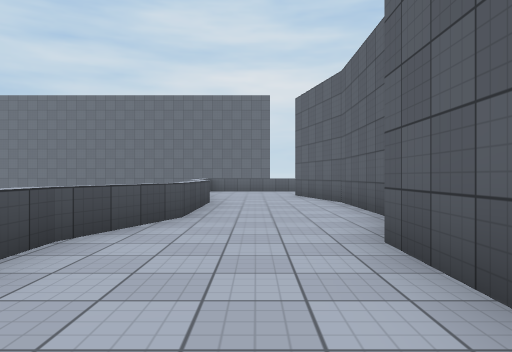
View 1 (above)

24 first-person views from a walk through a 3-D level made in the Unity game engine. The camera is 1.2 m above the floor, looks level and sees 70° across. The floor is counted in squares, 2 m on a side. Each view is taken from the middle of a square. On the plan, view 1 faces up. The plan holds only what a view shows up to about 10 squares ahead; the rest is blank. The place goes on beyond the plan. The player character is not drawn. Door leaves are left out, so doorways stand open. Surface patterns are stand-ins for the level's own textures.

View 2
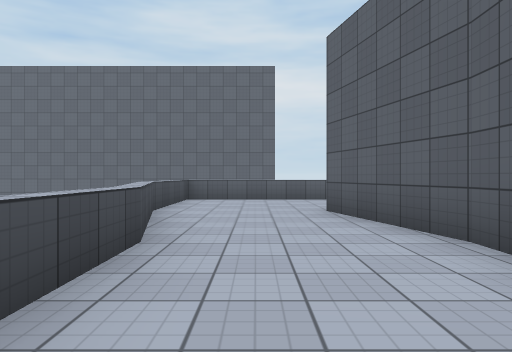

View 3
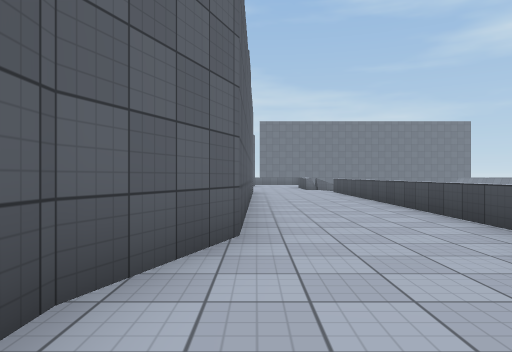

View 4
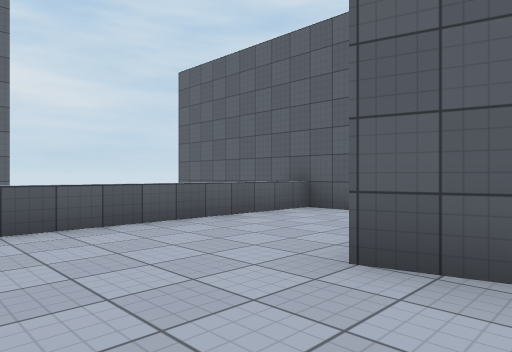

View 5
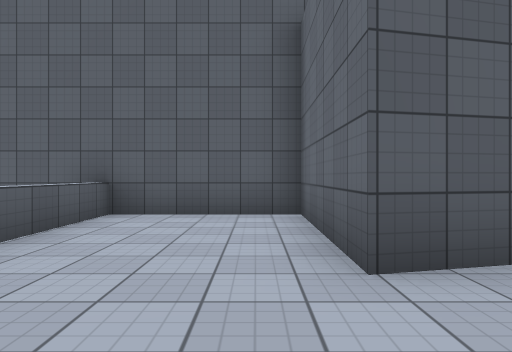

View 6
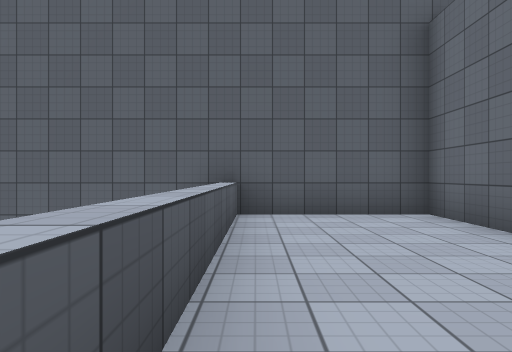

View 7
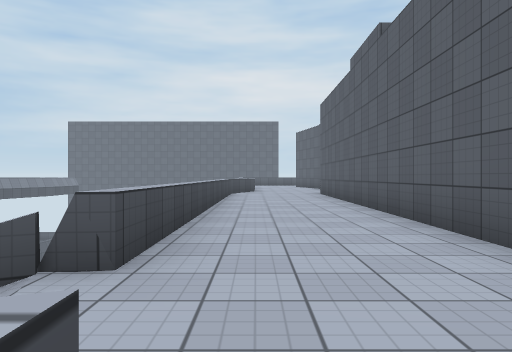

View 8
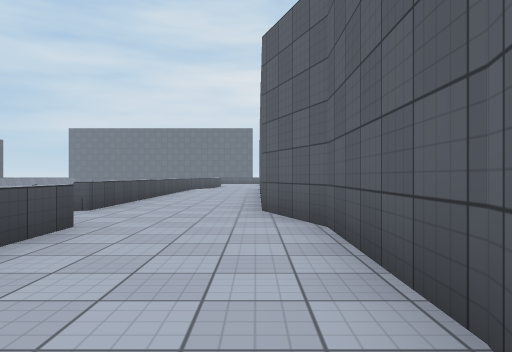

View 9
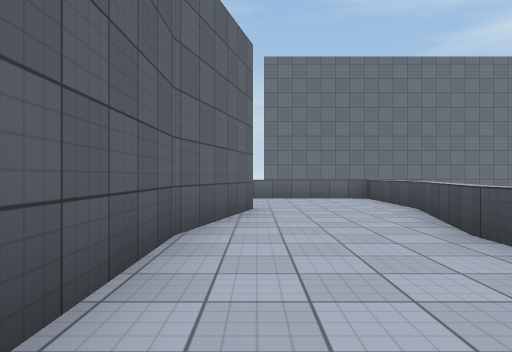

View 10
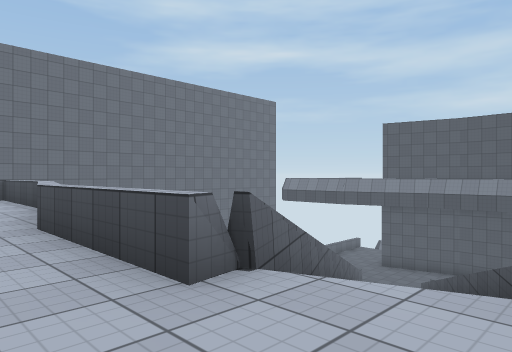

View 11
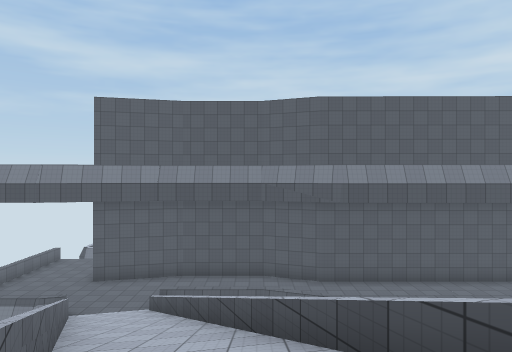

View 12
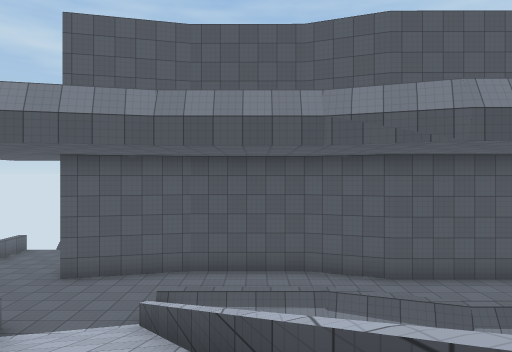

View 13
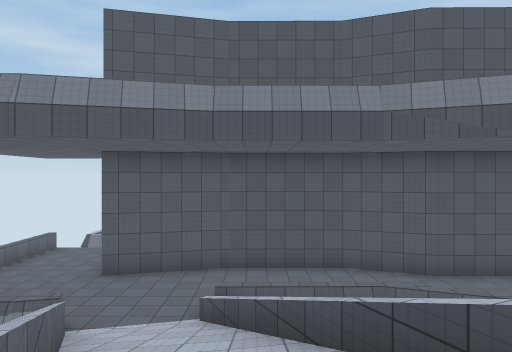

View 14
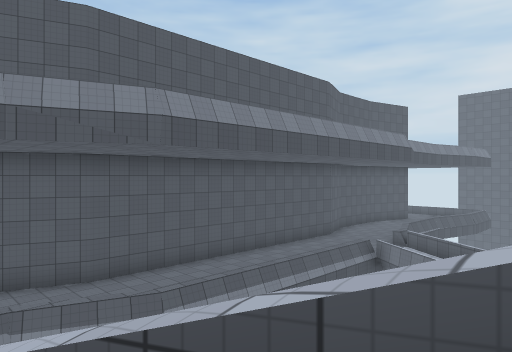

View 15
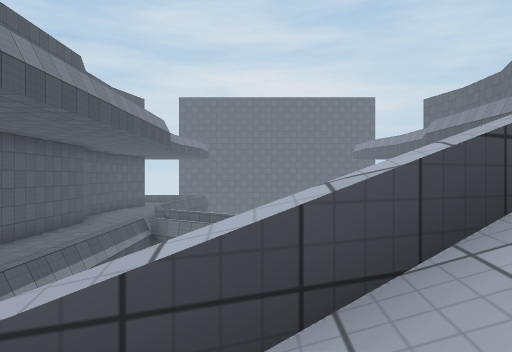

View 16
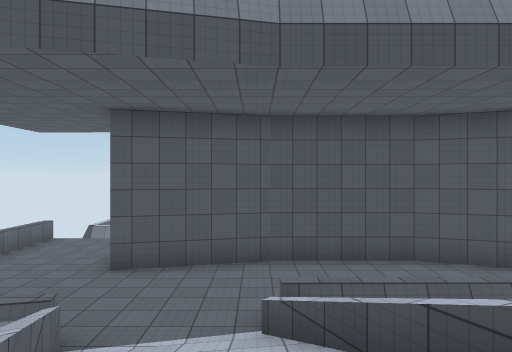

View 17
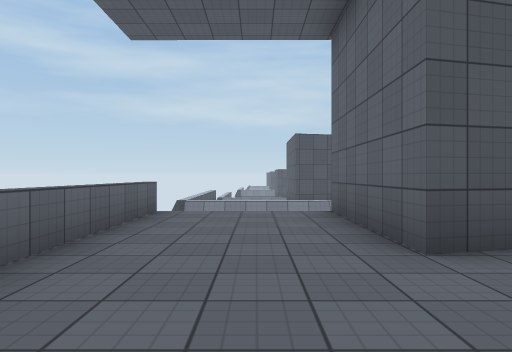

View 18
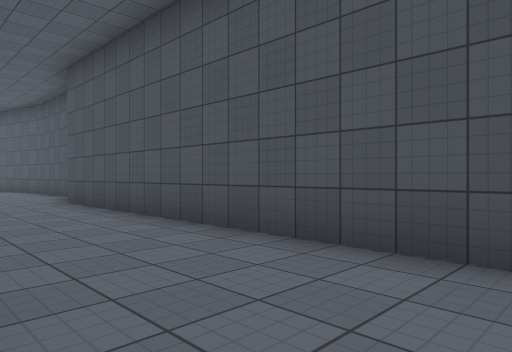

View 19
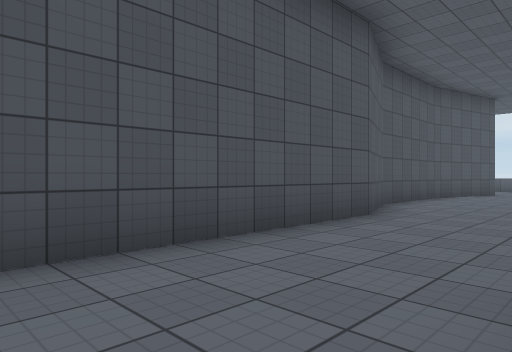

View 20
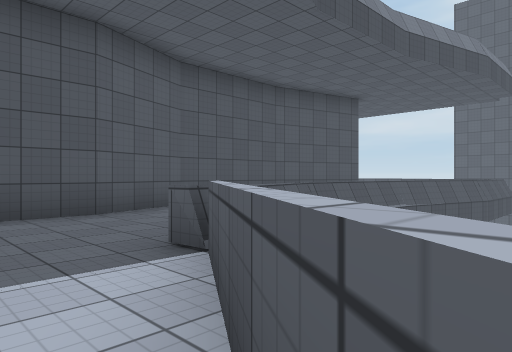

View 21
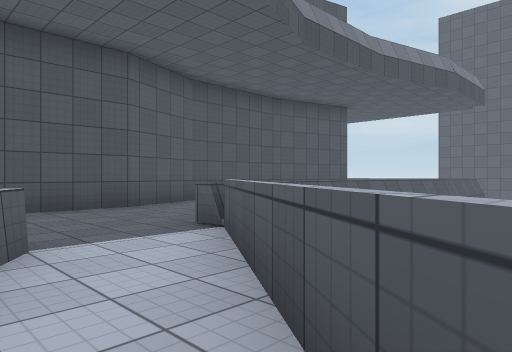

View 22
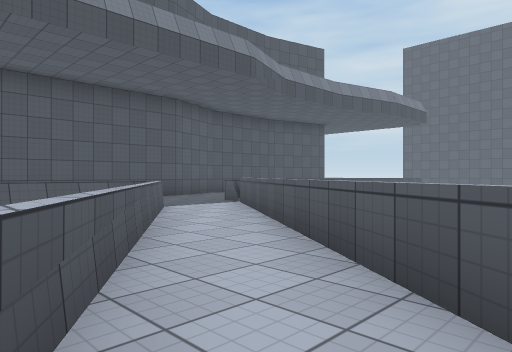

View 23
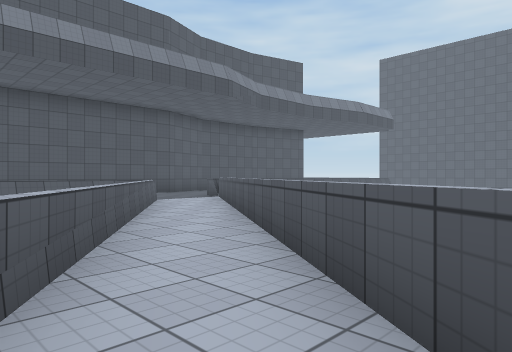

View 24
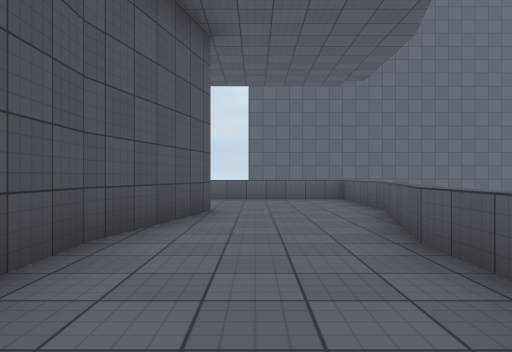

### Floor plan
Key: @ floor where view 1 was taken; # wall or solid block; x gap in a wall; . main floor; : floor 7 m higher than the main floor; / step, stairs or slope; = window, fence, low wall or low ledge; ^ raised ledge; v drop or lower ground.
Columns run from 19 left of view 1 to 5 right of it. Each row starts with its distance up from view 1.
 17                         #
 16                         #
 15    =              ======#
 14    ....          ^::::::#
 13    ....v         ^::::::#
 12    ....v         ^::::::#
 11    #...v         ^:::####
 10   ##..^          ^:::#
  9   #...^           :::#
  8   #...^           ^::#
  7   #...^           ^::#
  6   #...^           ^::#
  5   #...^           :::#
  4   ##..^          ^:::#
  3    #...=         ^:::#
  2    #....=v       ^:::#
  1    #......v      ^:::#
  0    #...=...=     ^:@:#
 -1    #...vv=..=v   ^:::#
 -2    #...v  v...=  ^:::#
 -3    #...v   vv..^ ^:::#
 -4    #...v     =.. ^::##
 -5    #...v         /::#
 -6    #...v         /::##
 -7   ##. ^v        =::::#
 -8   #.. ^      v=  /:::#
 -9   #...^    v=/  /=:::#
-10   #...^  v=////=v :::#
-11   #...^v=////=v   :::#
-12   #...=////=      :::#
-13   #....//=       ^:::#
-14 x###..==         ^:::#
-15 .......v         ^:::
-16 .......v         ^:::
-17 ......           ^:::
-18 ^^^^^            ^^^^

Where each view was taken, in squares from view 1:
view 1: 0 up, 0 right, facing up
view 2: 5 up, 0 right, facing up
view 3: 7 up, 1 right, facing down
view 4: 10 up, 1 left, facing up-right
view 5: 12 up, 1 left, facing right
view 6: 14 up, 1 left, facing right
view 7: 9 down, 1 left, facing up
view 8: 13 down, 1 right, facing up
view 9: 8 down, 1 right, facing down
view 10: 7 down, 0 right, facing down-left
view 11: 9 down, 3 left, facing left
view 12: 10 down, 7 left, facing left
view 13: 11 down, 7 left, facing left
view 14: 10 down, 7 left, facing up-left
view 15: 11 down, 9 left, facing up
view 16: 12 down, 9 left, facing left
view 17: 16 down, 13 left, facing left
view 18: 2 up, 13 left, facing down-left
view 19: 2 down, 13 left, facing up-left
view 20: 1 up, 10 left, facing up-left
view 21: 0 up, 9 left, facing up-left
view 22: 3 down, 6 left, facing up-left
view 23: 4 down, 4 left, facing up-left
view 24: 5 up, 15 left, facing up
